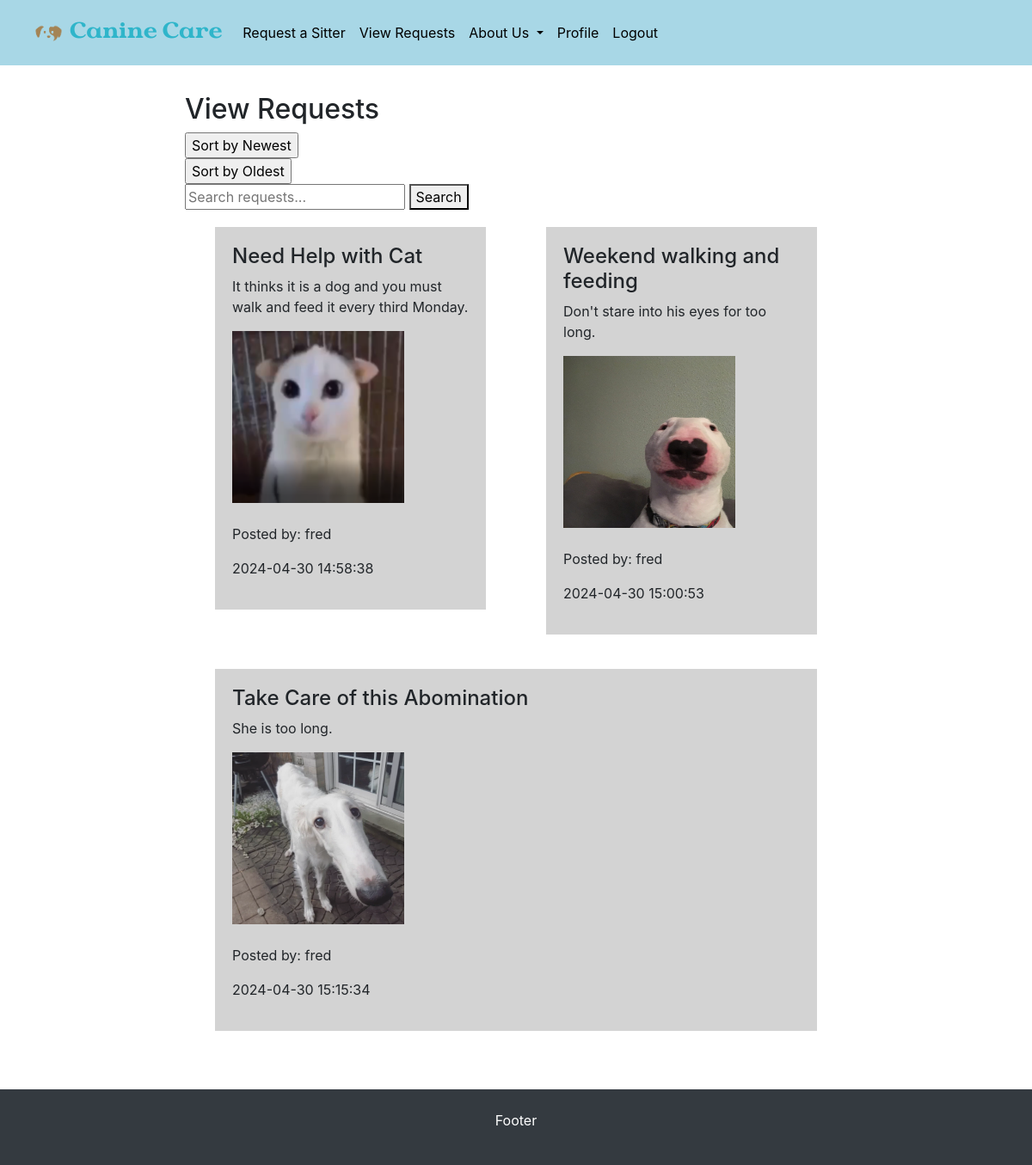
Screenshot of /view-requests/ (signed in) with the database file from the repository.
### project/models.py (models this page shows)
class Reqs(db.Model):
    id = db.Column(db.Integer, primary_key=True, autoincrement=True)
    title = db.Column(db.String(50))
    content = db.Column(db.String(1000))
    poster = db.Column(db.String(100))
    image = db.Column(db.String(100), unique = True)
    time_created = db.Column(TIMESTAMP)

### project/main.py (the view)
@main.route('/view-requests/', methods=['GET', 'POST'])
@login_required
def viewrequests():
    if request.method == 'GET':
        return render_template('view.html', reqs=Reqs.query.all(), name=current_user.name)
    if request.method == 'POST':
        keywords = request.form.get('search')
        reqs = Reqs.query.filter(Reqs.title.like('%' + keywords + '%'))
        reqs = reqs.order_by(Reqs.title).all()
        return render_template('view.html', reqs=reqs, name=current_user.name)

### project/__init__.py (called while the page is built)
def create_app():
    app = Flask(__name__)
    app.config['SECRET_KEY'] = 'secret-key-goes-here'
    app.config['SQLALCHEMY_DATABASE_URI'] = 'sqlite:///db.sqlite'
    db.init_app(app)
    login_manager = LoginManager()
    login_manager.login_view = 'auth.login'
    login_manager.init_app(app)
    from .models import User
    @login_manager.user_loader
    def load_user(user_id):
        return User.query.get(int(user_id))
    from .auth import auth as auth_blueprint
    app.register_blueprint(auth_blueprint)
    from .main import main as main_blueprint
    app.register_blueprint(main_blueprint)
    return app

### project/templates/view.html (shortened to what this page needs)
{% extends "base.html" %}
{% block content %}
  <h2 class="title">
    View Requests
  </h2>
  <form action="{{ url_for('main.sortrequests', sorting_method='newest') }}" method="POST">
    <input type="submit" value="Sort by Newest" onclick>
  </form>
  <form action="{{ url_for('main.sortrequests', sorting_method='oldest') }}" method="POST">
    <input type="submit" value="Sort by Oldest" onclick>
  </form>
  <form action="{{ url_for('main.viewrequests') }}" id="search-requests" method="POST">
    <input type="text" name="search"
    placeholder="Search requests..."
    value="{{ request.form['keywords'] }}">
    <button type="submit">Search</button>
  </form>
  <div class="container sm">
    <div class="row">
    {% for req in reqs %}
        <div class="col">
        <div class='request'>
          <h4>{{ req.title }}</h4>
          <p>{{ req.content }}</p>
          {% if req['image'] != None %}
            <img src="{{ url_for('static', filename='uploads/' + req['image']) }}" width="200px" height="200px">
            <br><br>
          {% endif %}
          <p>Posted by: {{ req.poster }}</p>
          <p>{{ req.time_created }}</p>
          </div>
        </div>
  {% endfor %}
  </div>
  </div>
{% endblock %}

### project/templates/base.html (shortened to what this page needs)
<!DOCTYPE html>
<html>
<head>
  <link rel="stylesheet" href="https://cdn.jsdelivr.net/npm/bootstrap@4.6.2/dist/css/bootstrap.min.css">
  <link rel="stylesheet" type="text/css" href={{ url_for('static', filename='styles/global.css') }}/>
  <link rel="stylesheet" type="text/css" href={{ url_for('static', filename='styles/navbar.css') }}/>
</head>
<body>
  <header>
    <nav class="navbar navbar-expand-sm" id="navbar">
      <div class="container-fluid">
          <a class="navbar-brand" href="{{ url_for('main.index') }}"><img src="{{ url_for('static', filename='images/logo2.png') }}" width="50px" heigh="50px">Canine Care</a>
          <div class="collapse navbar-collapse" id="navbarID">
              <div class="navbar-nav">
                  <a class="nav-link active" aria-current="page" href="{{ url_for('main.createrequest') }}">Request a Sitter</a>
                  <a class="nav-link active" aria-current="page" href="{{ url_for('main.viewrequests') }}">View Requests</a>
                  <li class="nav-item dropdown">
                    <a class="nav-link dropdown-toggle" href="#" id="navbarDropdownMenuLink" data-toggle="dropdown" aria-haspopup="true" aria-expanded="false">
                      About Us
                    </a>
                  </li>
                  {% if current_user.is_authenticated %}
                    <a href="{{ url_for('main.profile') }}" class="nav-link active" aria-current="page">
                      Profile
                    </a>
                  {% endif %}
                  {% if current_user.is_authenticated %}
                    <a href="{{ url_for('auth.logout') }}" class="nav-link active" aria-current="page">
                      Logout
                    </a>
                  {% endif %}
              </div>
          </div>
        </div>
    </nav>
  </header>
  <div class="col-sm-8 container pt-3 my-3">
      {% block content %}
      {% endblock %}
  </div>
  <div class="mt-5 p-4 bg-dark text-white text-center">
    <p>Footer</p>
  </div>
</body>
</html>

### project/static/styles/global.css (style rules this page uses)
body { background-color: white; }
.request { padding: 20px; margin: 20px; background-color: lightgray; }
:root { --text-colour: #050315; --background-colour: #a8d7e6; --primary-colour: #f7f7df; --secondary-colour: #f8e9b4; --accent-colour: #2fb5ca; }

### project/static/styles/navbar.css (style rules this page uses)
.navbar.navbar-expand-sm { background-color: var(--background-colour); }
.navbar.navbar-expand-sm .navbar-brand { font-family: "Vergilia"; font-size: 1.5em; color: var(--accent-colour); }
.navbar.navbar-expand-sm .nav-link { color: black; }

### rows the page displays
Reqs: title "Need Help with Cat", content "It thinks it is a dog and you must walk and feed it every third Monday.", image (picture), poster "fred", time_created "2024-04-30 14:58:38"
Reqs: title "Weekend walking and feeding", content "Don't stare into his eyes for too long.", image (picture), poster "fred", time_created "2024-04-30 15:00:53"
Reqs: title "Take Care of this Abomination", content "She is too long.", image (picture), poster "fred", time_created "2024-04-30 15:15:34"
